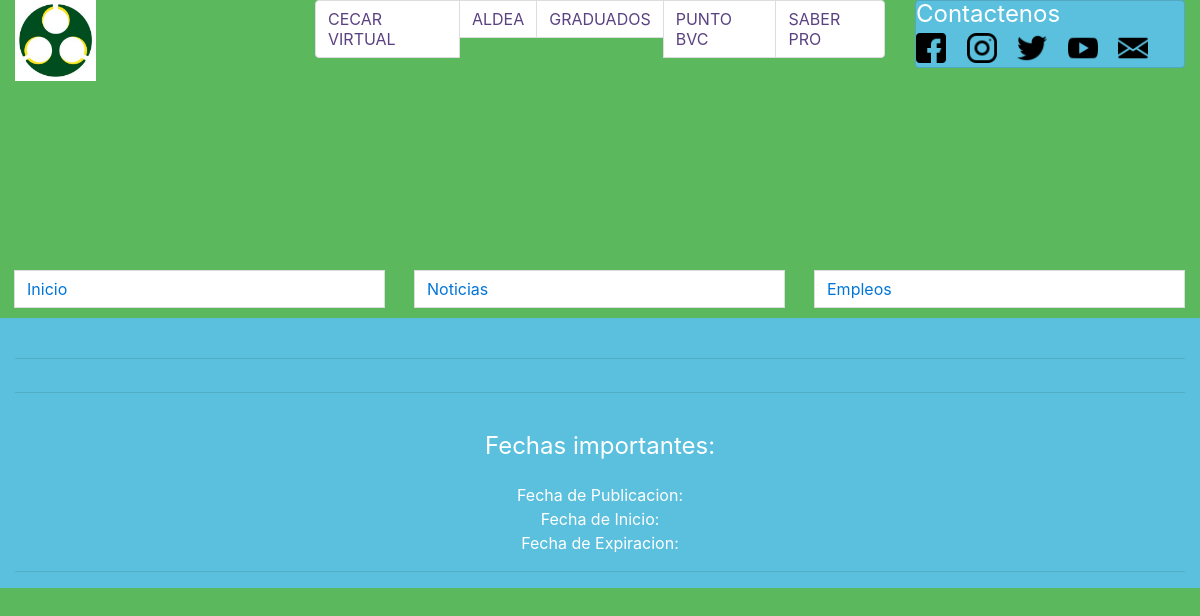
Before: /views/info-gen.php?id=6 with the older database file.
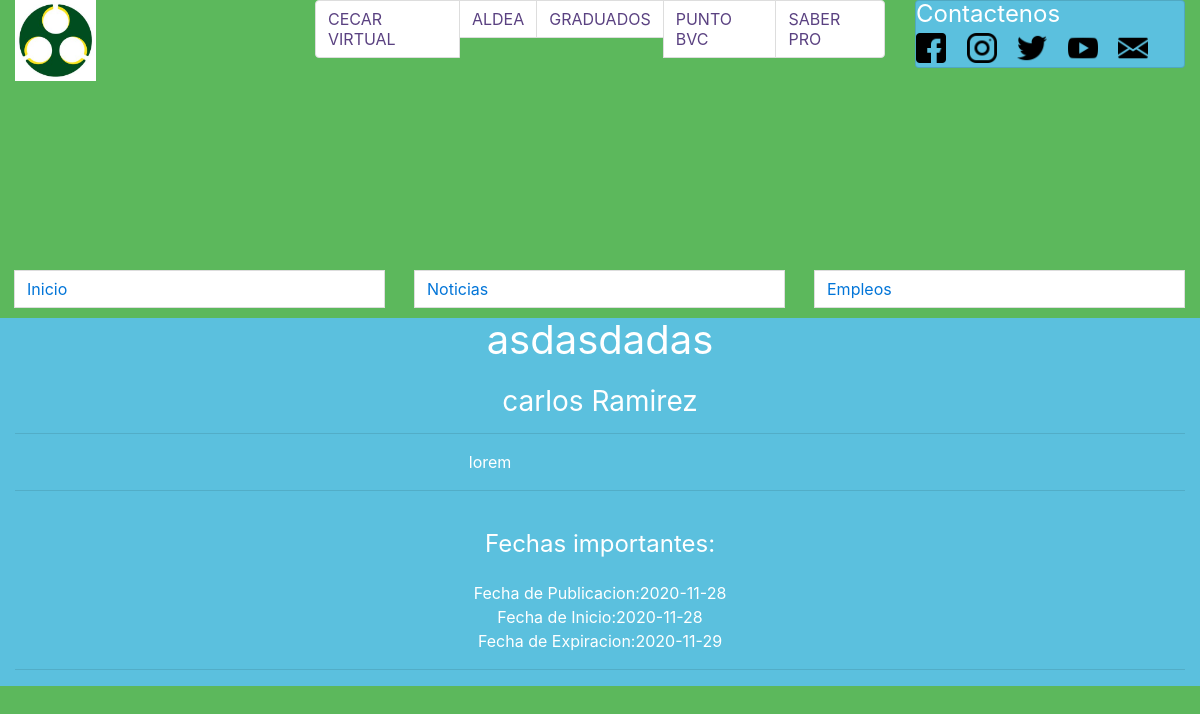
After: the same page with the newer database file.
### tables this page shows
CREATE TABLE `usuario` (
  `Nombre` varchar(20) NOT NULL,
  `Apellido` varchar(20) NOT NULL,
  `Password` varchar(20) NOT NULL,
  `email` varchar(60) NOT NULL,
  `TipoUser` varchar(20) NOT NULL,
  `userID` int(15) NOT NULL,
  `userID-tipo` char(3) NOT NULL
);

### views/info-gen.php (the view, shortened to what this page needs)
<?php
$dbc = mysqli_connect(DB_HOST, DB_USER, DB_PASSWORD, DB_NAME);
$data_id = $_GET['id'];
$query = "SELECT * FROM (SELECT * FROM `oferta` WHERE `ofertaID` = \"$data_id\") AS `informacion` JOIN `usuario` ON usuario.userID = informacion.userID";
$data = mysqli_query($dbc, $query)  or die(mysqli_error($dbc));
if ($info = mysqli_fetch_array($data)) {
    $oferta_autor = $info['Nombre'] . ' ' . $info['Apellido'];
    $oferta_content = $info['Contenido'];
    $oferta_titulo = $info['Titulo'];
    $oferta_fecha_pub = $info['FechaPub'];
    $oferta_fecha_init = $info['FechaInicio'];
    $oferta_fecha_exp = $info['FechaExp'];
}
include_once("../views/header-deep.view.php");
?>
<div class="container-fluid">
    <div class="row">
        <div class="col-md-12">
            <?php include_once('../views/navbar.view.php'); ?>
            <?php include_once('../views/local-navbar-deep.view.php'); ?>
            <div class="row bg-info">
                <div class="col-md-12 mx-auto">
                    <h1 class="text-center"><?= $oferta_titulo; ?></h1>
                    <br>
                    <h3 class="text-center"><?= $oferta_autor; ?></h3>
                    <hr class="text-center">
                    <div class="col-md-3 mx-auto my-auto">
                    <?= $oferta_content; ?>
                    </div>
                    <hr>
                    <br>
                    <h4 class="text-center">Fechas importantes:</h4>
                    <br>
                    <ul class="text-center">
                        <li>Fecha de Publicacion:<?= $oferta_fecha_pub; ?></li>
                        <li>Fecha de Inicio:<?= $oferta_fecha_init; ?></li>
                        <li>Fecha de Expiracion:<?= $oferta_fecha_exp; ?></li>
                    </ul>
                    <hr>
                </div>
            </div>
        </div>
    </div>
</div>
<?php
include_once("../views/footer-deep.view.php");
?>

### views/header-deep.view.php (shortened to what this page needs)
<!DOCTYPE html>
<html lang="en">
  <head>
    <link href="../rsc/css/bootstrap.min.css" rel="stylesheet">
    <link href="../rsc/css/style.css" rel="stylesheet">
    <link rel="stylesheet" href="../rsc/css/summernote-bs4.css">
  </head>
  <body class="bg-success text-white">

### views/navbar.view.php
<div class="row">
    <div class="col-md-3">
        <img class="img-fluid" style="max-height: 30%;" src="./rsc/img/logo-cecar.jpg" alt="" onerror="this.onerror=null; this.src='../rsc/img/logo-cecar.jpg';" style="display:block; max-width: 200px; max-height: 150px; object-fit: contain;">
    </div>
    <div class="col-md-6">
        <nav>
            <ul class="pagination">
                <li class="page-item">
                    <a class="page-link" href="https://cecarvirtual.cecar.edu.co/">CECAR VIRTUAL</a>
                </li>
                <li class="page-item">
                    <a class="page-link" href="https://aldea.cecar.edu.co/Login">ALDEA</a>
                </li>
                <li class="page-item">
                    <a class="page-link" href="https://www.cecar.edu.co/graduados">GRADUADOS</a>
                </li>
                <li class="page-item">
                    <a class="page-link" href="https://www.cecar.edu.co/punto-bvc">PUNTO BVC</a>
                </li>
                <li class="page-item">
                    <a class="page-link" href="https://www.cecar.edu.co/icfes-saber-pro">SABER PRO</a>
                </li>
            </ul>
        </nav>
    </div>
    <div class="col-md-3">
        <div class="card bg-info mb-3">
            <h4>Contactenos</h4>
            <ul class="list-unstyled">
                <li class="text-white">
                    <a class="navbar-brand" href="https://www.facebook.com/unicecar/">
                        <img src="./rsc/img/facebook.png" alt="" onerror="this.onerror=null; this.src='../rsc/img/facebook.png';" width="30" height="30" loading="lazy">
                    </a>
                    <a class="navbar-brand" href="https://www.instagram.com/unicecar/?hl=es-la">
                        <img src="./rsc/img/instagram.png" alt="" onerror="this.onerror=null; this.src='../rsc/img/instagram.png';" width="30" height="30" loading="lazy">
                    </a>
                    <a class="navbar-brand" href="https://twitter.com/cecarvirtual?lang=es">
                        <img src="./rsc/img/twitter.png" alt="" onerror="this.onerror=null; this.src='../rsc/img/twitter.png';" width="30" height="30" loading="lazy">
                    </a>
                    <a class="navbar-brand" href="https://www.youtube.com/channel/UCd3dDVx8Os9dKgxF9Fgmelw">
                        <img src="./rsc/img/youtube.png" alt="" onerror="this.onerror=null; this.src='../rsc/img/youtube.png';" width="30" height="30" loading="lazy">
                    </a>
                    <a class="navbar-brand" href="#">
                        <img src="./rsc/img/email.png" alt="" onerror="this.onerror=null; this.src='../rsc/img/email.png';" width="30" height="30" loading="lazy">
                    </a>
                </li>
            </ul>
        </div>
    </div>
</div>

### views/local-navbar-deep.view.php
<div class="row">
    <div class="col-md-4">
        <a class="page-link" href="../index.php">Inicio</a>
    </div>
    <div class="col-md-4">
        <a class="page-link" href="../noticias.php">Noticias</a>
    </div>
    <div class="col-md-4">
        <a class="page-link" href="../empleos.php">Empleos</a>
    </div>
    <br><br>
</div>

### views/footer-deep.view.php (shortened to what this page needs)
  </body>
</html>

### rsc/css/style.css (style rules this page uses)
html { box-sizing: border-box; font-size: 16px; }
*, *:before, *:after { box-sizing: inherit; }
body, h1, h2, h3, h4, h5, h6, p, ol, ul { margin: 0; padding: 0; font-weight: normal; }
ol, ul { list-style: none; }
img { max-width: 100%; height: auto; }
.pagination > li > a { background-color: white; color: #5A4181; }

Changed rows visible on the page:
added usuario: oferta_autor "carlos Ramirez"
Other visible differences:
$oferta_titulo: (not shown) → "asdasdadas"
$oferta_content: (not shown) → "lorem"
$oferta_fecha_pub: (not shown) → "2020-11-28"
$oferta_fecha_init: (not shown) → "2020-11-28"
$oferta_fecha_exp: (not shown) → "2020-11-29"
